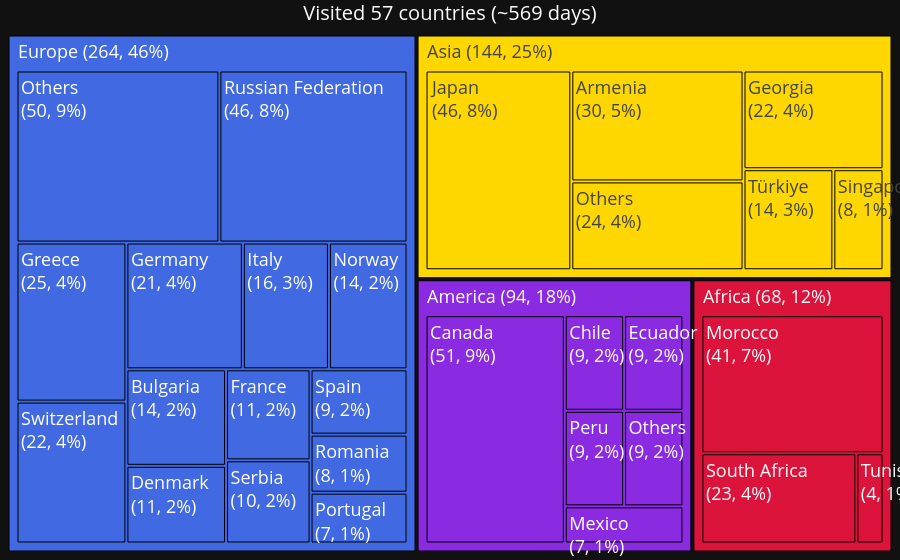

This figure's notebook cell:
### Code cell
df_country_visited = df_country[~df_country.country.isin(COUNTRIES_LIVED)]
n_country_visited = df_country_visited.country.nunique()
t_country_visited = df_country_visited.total_days.sum()

create_tree(
    df_country_visited,
    feat='country',
    var='total_days',
    flag='continent',
    group_flag=True,
    color_dict=COLOR_DICT,
    font_size_dict=FONT_SIZE_DICT,
    title=f'Visited {n_country_visited} countries (~{t_country_visited:.0f} days)',
    threshold=7,
    threshold_global=False,
    save_path='../attachments/tree_travel_visits.html',
    #save_path=None
    )

### Figure 1 — Plotly figure (JSON) as saved in the notebook; plotly's stock layout.template omitted (floating-point values rounded to 4 significant figures)
{"data": [{"branchvalues": "total", "hoverinfo": "none", "ids": ["Africa", "America", "Asia", "Europe", "Africa | Morocco", "Africa | South Africa", "Africa | Tunisia", "America | Canada", "America | Chile", "America | Ecuador", "America | Mexico", "America | Peru", "America | Others", "Asia | Armenia", "Asia | Georgia", "Asia | Japan", "Asia | Singapore", "Asia | Türkiye", "Asia | Others", "Europe | Bulgaria", "Europe | Denmark", "Europe | France", "Europe | Germany", "Europe | Greece", "Europe | Italy", "Europe | Norway", "Europe | Portugal", "Europe | Romania", "Europe | Russian Federation", "Europe | Serbia", "Europe | Spain", "Europe | Switzerland", "Europe | Others"], "labels": ["<br><br>Africa (68, 12%)", "<br><br>America (94, 18%)", "<br><br>Asia (144, 25%)", "<br><br>Europe (264, 46%)", "Morocco", "South Africa", "Tunisia", "Canada", "Chile", "Ecuador", "Mexico", "Peru", "Others", "Armenia", "Georgia", "Japan", "Singapore", "Türkiye", "Others", "Bulgaria", "Denmark", "France", "Germany", "Greece", "Italy", "Norway", "Portugal", "Romania", "Russian Federation", "Serbia", "Spain", "Switzerland", "Others"], "marker": {"colors": ["crimson", "blueviolet", "gold", "royalblue", "crimson", "crimson", "crimson", "blueviolet", "blueviolet", "blueviolet", "blueviolet", "blueviolet", "blueviolet", "gold", "gold", "gold", "gold", "gold", "gold", "royalblue", "royalblue", "royalblue", "royalblue", "royalblue", "royalblue", "royalblue", "royalblue", "royalblue", "royalblue", "royalblue", "royalblue", "royalblue", "royalblue"], "line": {"color": "black", "width": 1}}, "parents": ["", "", "", "", "Africa", "Africa", "Africa", "America", "America", "America", "America", "America", "America", "Asia", "Asia", "Asia", "Asia", "Asia", "Asia", "Europe", "Europe", "Europe", "Europe", "Europe", "Europe", "Europe", "Europe", "Europe", "Europe", "Europe", "Europe", "Europe", "Europe"], "textfont": {"size": 18}, "textinfo": "label+value+percent root", "textposition": "top left", "texttemplate": ["<br>%{label}", "<br>%{label}", "<br>%{label}", "<br>%{label}", "<br>%{label}<br>(%{value:.0f}, %{percentRoot:.0%})", "<br>%{label}<br>(%{value:.0f}, %{percentRoot:.0%})", "<br>%{label}<br>(%{value:.0f}, %{percentRoot:.0%})", "<br>%{label}<br>(%{value:.0f}, %{percentRoot:.0%})", "<br>%{label}<br>(%{value:.0f}, %{percentRoot:.0%})", "<br>%{label}<br>(%{value:.0f}, %{percentRoot:.0%})", "<br>%{label}<br>(%{value:.0f}, %{percentRoot:.0%})", "<br>%{label}<br>(%{value:.0f}, %{percentRoot:.0%})", "<br>%{label}<br>(%{value:.0f}, %{percentRoot:.0%})", "<br>%{label}<br>(%{value:.0f}, %{percentRoot:.0%})", "<br>%{label}<br>(%{value:.0f}, %{percentRoot:.0%})", "<br>%{label}<br>(%{value:.0f}, %{percentRoot:.0%})", "<br>%{label}<br>(%{value:.0f}, %{percentRoot:.0%})", "<br>%{label}<br>(%{value:.0f}, %{percentRoot:.0%})", "<br>%{label}<br>(%{value:.0f}, %{percentRoot:.0%})", "<br>%{label}<br>(%{value:.0f}, %{percentRoot:.0%})", "<br>%{label}<br>(%{value:.0f}, %{percentRoot:.0%})", "<br>%{label}<br>(%{value:.0f}, %{percentRoot:.0%})", "<br>%{label}<br>(%{value:.0f}, %{percentRoot:.0%})", "<br>%{label}<br>(%{value:.0f}, %{percentRoot:.0%})", "<br>%{label}<br>(%{value:.0f}, %{percentRoot:.0%})", "<br>%{label}<br>(%{value:.0f}, %{percentRoot:.0%})", "<br>%{label}<br>(%{value:.0f}, %{percentRoot:.0%})", "<br>%{label}<br>(%{value:.0f}, %{percentRoot:.0%})", "<br>%{label}<br>(%{value:.0f}, %{percentRoot:.0%})", "<br>%{label}<br>(%{value:.0f}, %{percentRoot:.0%})", "<br>%{label}<br>(%{value:.0f}, %{percentRoot:.0%})", "<br>%{label}<br>(%{value:.0f}, %{percentRoot:.0%})", "<br>%{label}<br>(%{value:.0f}, %{percentRoot:.0%})"], "type": "treemap", "values": [67.83, 93.5, 144.5, 262.8, 41.0, 22.83, 4.0, 50.5, 9.0, 9.0, 7.0, 9.0, 9.0, 30.17, 21.83, 45.99, 8.0, 14.33, 24.16, 13.66, 11.0, 10.93, 20.98, 24.83, 15.5, 14.16, 7.0, 8.0, 46.0, 9.99, 9.0, 22.16, 49.6]}], "layout": {"font": {"color": "white", "size": 18}, "margin": {"b": 0, "l": 0, "r": 0, "t": 0}, "title": {"font": {"size": 20}, "text": "Visited 57 countries (~569 days)", "x": 0.5, "xanchor": "center", "y": 0.99, "yanchor": "top"}, "uniformtext": {"minsize": 18, "mode": "show"}}}
